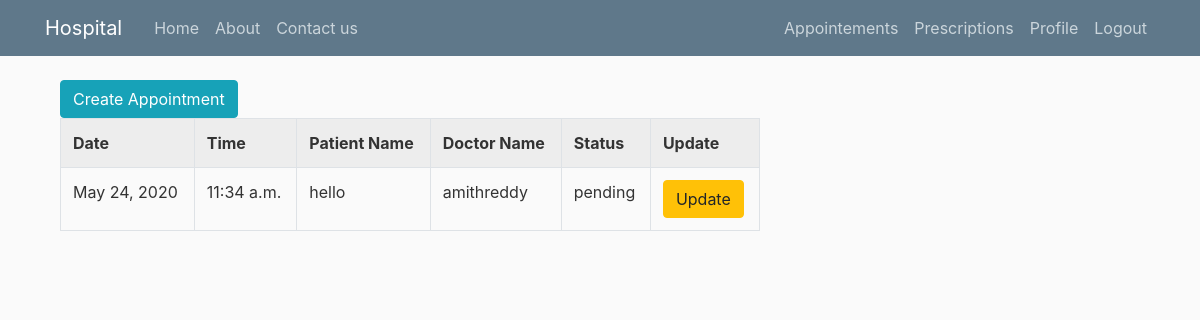
The page /accounts/receptionist/appointments/ (signed in) on the database as committed earlier.
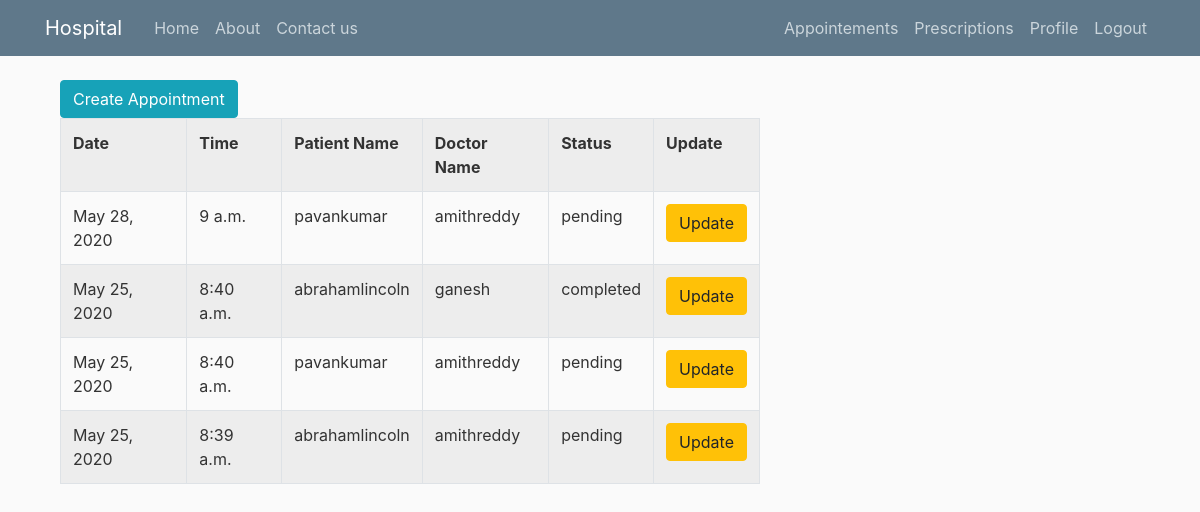
The same page on the database as committed later.
### accounts/models.py (models this page shows, shortened)
class Appointment(models.Model):
    patient_name = models.ForeignKey(User, related_name='patient_name',on_delete = models.CASCADE)
    consulting_doctor = models.ForeignKey(User,related_name='consulting_doctor',on_delete = models.CASCADE)
    status = models.CharField(max_length=15,choices = STATUS)
    date = models.DateField()
    time = models.TimeField()

### accounts/views.py (the view)
# urls.py: path('receptionist/appointments/',user_views.receptionist_appointments_list,name='receptionist-appointments'),
@login_required
def receptionist_appointments_list(request):
    appointments = Appointment.objects.all().order_by('-date','-time', '-id')
    return render(request,'accounts/reception_appointments.html',{'appointments':appointments})

### accounts/templates/accounts/reception_appointments.html
{% extends "accounts/base.html" %}
{% block content %}
    <div class="container">
        <a href="{% url 'receptionist-appointments-create' %}" class="btn btn-info">Create Appointment</a>
        {% if appointments %}
            <br />
            <table class="table table-striped table-bordered table-hover table-condensed">
                <tr>
                    <th>Date</th>
                    <th>Time</th>
                    <th>Patient Name</th>
                    <th>Doctor Name</th>
                    <th>Status </th>
                    <th>Update</th>
                </tr>
                    {% for appointment in appointments %}
                        <tr>
                            <td>{{appointment.date}}</td>
                            <td>{{appointment.time}}</td>
                            <td>{{appointment.patient_name}}</td>
                            <td>{{appointment.consulting_doctor}}</td>
                            <td>{{appointment.status}} </td>
                            <td><a  href="{% url 'receptionist-appointments-update' appointment.pk %}" class="btn btn-warning">Update</a> </td>
                        </tr>
                    {% endfor %}
            </table>
        {% else %}
            <h3>No appointments Yet!</h3>
        {% endif %}
    </div>
{% endblock content %}

### accounts/templates/accounts/base.html (shortened to what this page needs)
{% load static %}
<!DOCTYPE html>
<html lang="en">
<head>
    <link rel="stylesheet" href="https://maxcdn.bootstrapcdn.com/bootstrap/4.0.0/css/bootstrap.min.css">
    <link rel="stylesheet" href="{% static 'accounts/styles.css'%}" type="text/css" >
</head>
<body>
      <header class="site-header">
        <nav class="navbar navbar-expand-md navbar-dark bg-steel fixed-top">
          <div class="container">
            <a class="navbar-brand mr-4" href="{% url 'home' %}">Hospital </a>
            <div class="collapse navbar-collapse" id="navbarToggle">
              <div class="navbar-nav mr-auto">
                <a class="nav-item nav-link" href="{% url 'home' %}">Home</a>
                <a class="nav-item nav-link" href="#">About</a>
                <a class="nav-item nav-link" href="#">Contact us</a>
              </div>
              <div class="navbar-nav">
                {% if user.is_authenticated %}
                  {% if user.profile.type == 'patient' %}
                    <a class="nav-item nav-link" href="{% url 'appointments' user.profile.type %}">Appointements</a>
                    <a class="nav-item nav-link" href="{% url 'patient-payments' user.username %}">Invoice & Payments</a>
                    <a class="nav-item nav-link" href="{% url 'medical' user.profile.type %}">Medical History</a>
                    <a class="nav-item nav-link" href="{% url 'p-update'%}">Profile</a>
                    <a class="nav-item nav-link" href="{% url 'logout'%}">Logout</a>
                  {% elif user.profile.type == 'doctor' %}
                    <a class="nav-item nav-link" href="{% url 'appointments' user.profile.type %}">Appointements</a>
                    <a class="nav-item nav-link" href="{% url 'medical' user.profile.type %}">Prescriptions</a>
                    <a class="nav-item nav-link" href="{% url 'd-update'%}">Profile</a>
                    <a class="nav-item nav-link" href="{% url 'logout'%}">Logout</a>
                  {% elif user.profile.type == 'hr' %}
                    <a class="nav-item nav-link" href="{% url 'hr-dashboard' %}">Dashboard</a>
                    <a class="nav-item nav-link" href="{% url 'logout'%}">Logout</a>
                  {% endif %}
                {% else %}
                  <a class="nav-item nav-link" href="{% url 'login'%}">Login</a>
                  <a class="nav-item nav-link" href="{% url 'register' %}">Register</a>
                {% endif %}
              </div>
            </div>
          </div>
        </nav>
      </header>
      <main role="main" class="container">
        <div class="row">
          <div class="col-md-8 col-sm-8 col-xs-8">
            {% block content %}
            {% endblock %}
          </div>
        </div>
      </main>
</body>
</html>

### accounts/static/accounts/styles.css (style rules this page uses)
body { background: #fafafa; color: #333333; margin-top: 5rem; }
.bg-steel { background-color: #5f788a; }
.site-header .navbar-nav .nav-link { color: #cbd5db; }

Rows that differ between the two databases and show on the page:
removed Appointment: date "May 24, 2020", time "11:34 a.m.", patient_name "hello", consulting_doctor "amithreddy", status "pending"
added Appointment: date "May 28, 2020", time "9 a.m.", patient_name "pavankumar", consulting_doctor "amithreddy", status "pending"
added Appointment: date "May 25, 2020", time "8:40 a.m.", patient_name "abrahamlincoln", consulting_doctor "ganesh", status "completed"
added Appointment: date "May 25, 2020", time "8:40 a.m.", patient_name "pavankumar", consulting_doctor "amithreddy", status "pending"
added Appointment: date "May 25, 2020", time "8:39 a.m.", patient_name "abrahamlincoln", consulting_doctor "amithreddy", status "pending"
